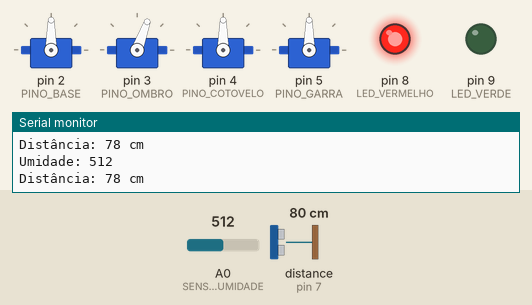
The sketch below on a simulated Arduino Uno, built with avr-gcc and run on an emulated ATmega328P. Shown: 4 × servo, output pins drawn as LEDs (lit = HIGH), the last lines printed to the serial monitor. Wiring (inferred from the names in the program): ultrasonic range finder: trigger pin 6; echo pin 7. The test bench sets the inputs (shaded band); at power-on: distance to the obstacle (sensor on pin 7) 80 cm, A0 (SENSOR_UMIDADE) = 512. The echo pulse lasts 58.3 µs per cm; pins used as bus, display or sensor lines are not drawn.

Above: at 2.2 s.
2.3 s: distance to the obstacle (sensor on pin 7) set to 22 cm
3.8 s: distance to the obstacle (sensor on pin 7) set to 18 cm
At 4.5 s:
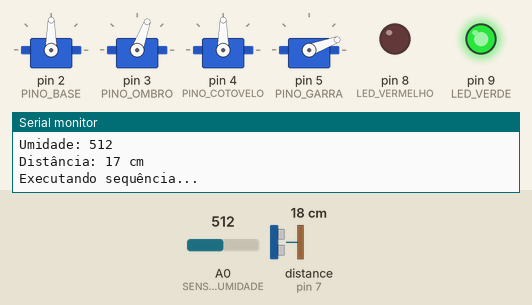
At 5.2 s:
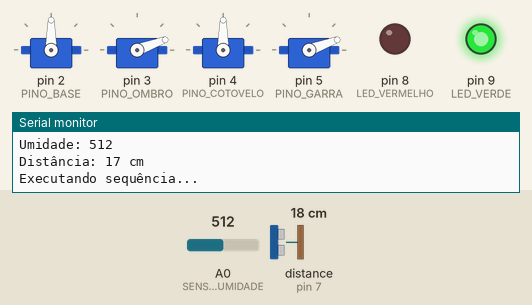
Timing chart, 0 to 15.8 s (numbered marks = the images above; inputs shaded):
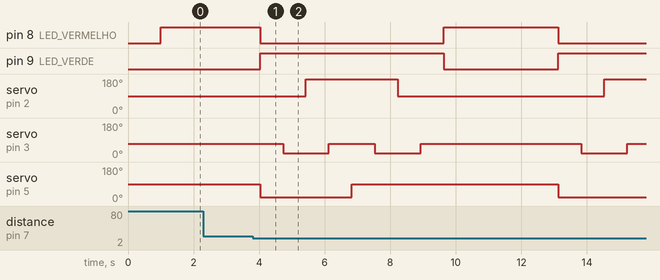

The sketch:

Bra_o_Robotico.ino
```cpp
#include <Servo.h>

// --- Definições dos pinos dos servos ---
#define PINO_BASE     2
#define PINO_OMBRO    3
#define PINO_COTOVELO 4
#define PINO_GARRA    5

// --- Sensores ---
#define SENSOR_UMIDADE A0
#define TRIG_PIN       6
#define ECHO_PIN       7

// --- LEDs ---
#define LED_VERMELHO   8
#define LED_VERDE      9

// --- Limites ---
#define LIMITE_UMIDADE 500
#define DISTANCIA_MINIMA 20  // centímetros

// --- Objetos Servo ---
Servo servoBase;
Servo servoOmbro;
Servo servoCotovelo;
Servo servoGarra;

// --- Posições dos servos ---
#define GARRA_ABERTA    90
#define GARRA_FECHADA   20

#define ALTURA_BAIXA    70
#define ALTURA_ALTA     20

#define BASE_INICIAL    90
#define BASE_VIRADA     180

#define COTOVELO_PADRAO 90

void setup() {
  // Inicializa os servos
  servoBase.attach(PINO_BASE);
  servoOmbro.attach(PINO_OMBRO);
  servoCotovelo.attach(PINO_COTOVELO);
  servoGarra.attach(PINO_GARRA);

  // LEDs
  pinMode(LED_VERMELHO, OUTPUT);
  pinMode(LED_VERDE, OUTPUT);

  // Sensor de distância
  pinMode(TRIG_PIN, OUTPUT);
  pinMode(ECHO_PIN, INPUT);

  // Monitor serial
  Serial.begin(9600);

  // Posição inicial
  servoBase.write(BASE_INICIAL);
  servoOmbro.write(ALTURA_BAIXA);
  servoCotovelo.write(COTOVELO_PADRAO);
  servoGarra.write(GARRA_ABERTA);

  delay(1000);
}

void loop() {
  int umidade = analogRead(SENSOR_UMIDADE);
  Serial.print("Umidade: ");
  Serial.println(umidade);

  long distancia = medirDistancia();
  Serial.print("Distância: ");
  Serial.print(distancia);
  Serial.println(" cm");

  if (umidade < LIMITE_UMIDADE) {
    // Sem água: LED vermelho desligado
    digitalWrite(LED_VERMELHO, LOW);
    return;
  } else {
    // Com água: LED vermelho ligado
    digitalWrite(LED_VERMELHO, HIGH);
  }

  if (distancia > 0 && distancia < DISTANCIA_MINIMA) {
    digitalWrite(LED_VERMELHO, LOW);
    digitalWrite(LED_VERDE, HIGH);

    executarSequencia();

    digitalWrite(LED_VERDE, LOW);
    digitalWrite(LED_VERMELHO, HIGH);

    delay(3000); // Pequena pausa para evitar repetições rápidas
  }

  delay(500);
}

// --- Medição com o HC-SR04 ---
long medirDistancia() {
  digitalWrite(TRIG_PIN, LOW);
  delayMicroseconds(2);

  digitalWrite(TRIG_PIN, HIGH);
  delayMicroseconds(10);
  digitalWrite(TRIG_PIN, LOW);

  long duracao = pulseIn(ECHO_PIN, HIGH);
  long distancia = duracao * 0.034 / 2;

  return distancia;
}

// --- Sequência do braço ---
void executarSequencia() {
  Serial.println("Executando sequência...");

  servoGarra.write(GARRA_FECHADA);
  delay(700);

  servoOmbro.write(ALTURA_ALTA);
  delay(700);

  servoBase.write(BASE_VIRADA);
  delay(700);

  servoOmbro.write(ALTURA_BAIXA);
  delay(700);

  servoGarra.write(GARRA_ABERTA);
  delay(700);

  servoOmbro.write(ALTURA_ALTA);
  delay(700);

  servoBase.write(BASE_INICIAL);
  delay(700);

  servoOmbro.write(ALTURA_BAIXA);
  delay(700);

  Serial.println("Sequência finalizada.");
}
```

Measured:
- the behaviour switches between 21 and 20 cm on distance to the obstacle (sensor on pin 7) (found by bisection; images 0 and 1)
- after the input at 3.8 s, pin 8 (LED_VERMELHO): HIGH → LOW after 0.23 s, → HIGH 5.6 s later, → LOW 3.5 s later; pin 9 (LED_VERDE): LOW → HIGH after 0.23 s, → LOW 5.6 s later, → HIGH 3.5 s later
